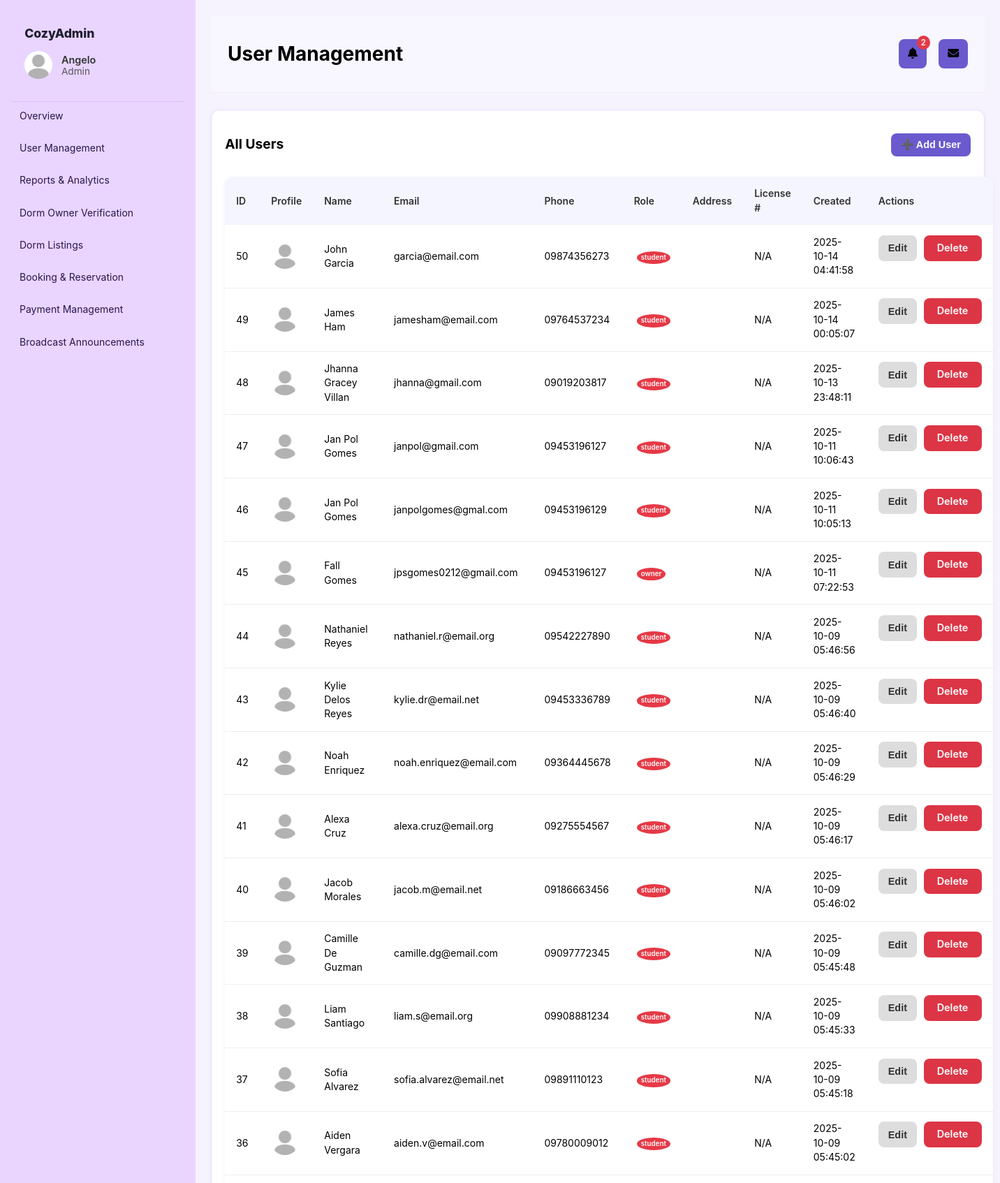
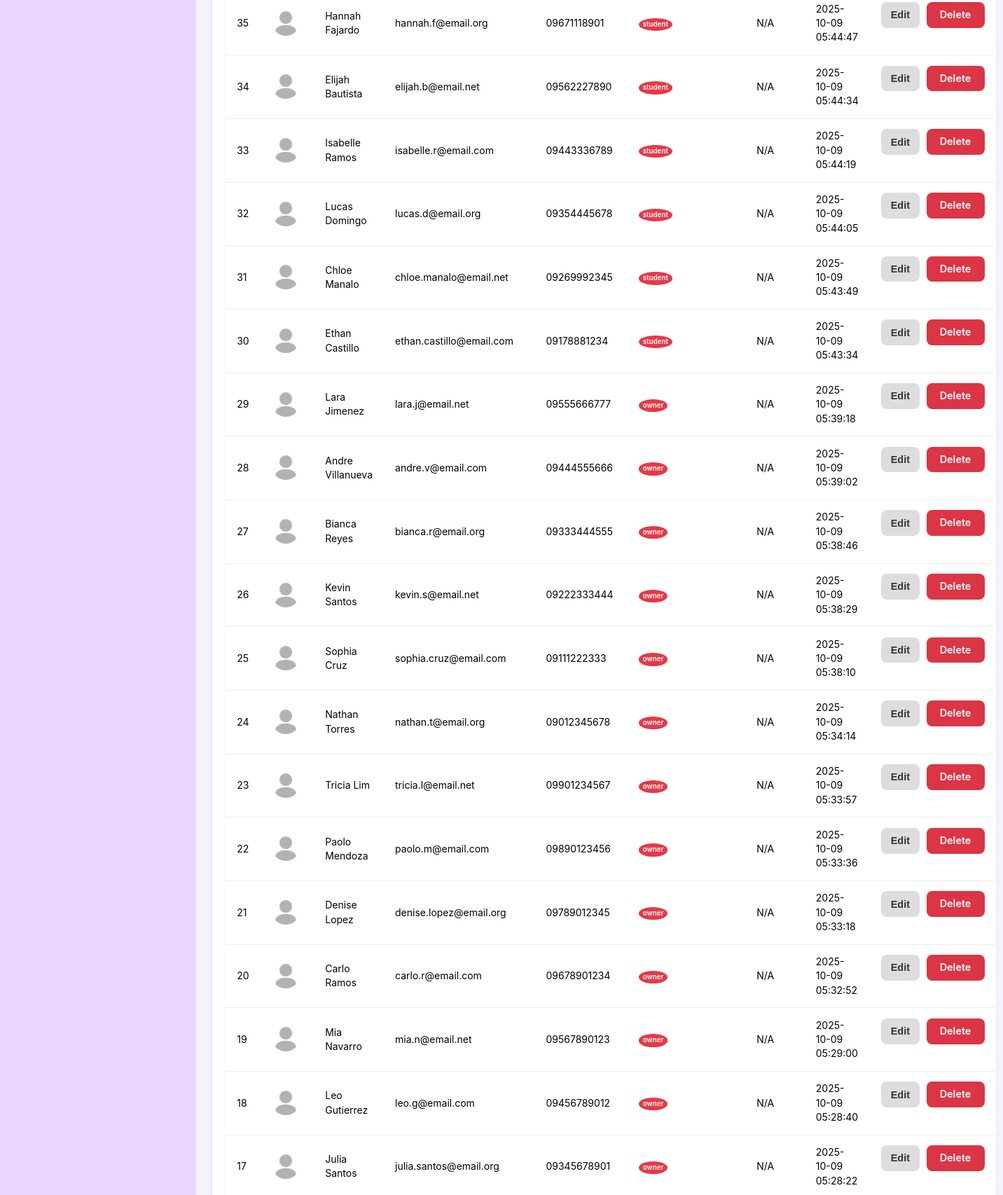
/Main/modules/user_management.php (signed in, upper part), run on the app's committed database (2 pictures, top to bottom).
### tables this page shows
CREATE TABLE `users` (
  `user_id` int(11) NOT NULL,
  `name` varchar(100) NOT NULL,
  `address` varchar(255) DEFAULT NULL,
  `email` varchar(150) NOT NULL,
  `password` varchar(255) NOT NULL,
  `role` enum('admin','owner','student') NOT NULL DEFAULT 'student',
  `created_at` timestamp NOT NULL DEFAULT current_timestamp(),
  `verified` tinyint(1) NOT NULL DEFAULT 0 COMMENT '0 = Pending, 1 = Verified, -1 = Rejected',
  `phone` varchar(20) DEFAULT NULL,
  `license_no` varchar(100) DEFAULT NULL,
  `profile_pic` varchar(255) DEFAULT NULL,
  `id_document` varchar(255) DEFAULT NULL
);

### Main/auth.php (called while the page is built, shortened)
<?php
function current_user() {
    return $_SESSION['user'] ?? null;
}

### Main/modules/user_management.php (the view, shortened to what this page needs)
<?php
require_once __DIR__ . '/../auth.php';
$users = $pdo->query("
    SELECT user_id, name, email, role, address, phone, license_no, profile_pic, id_document, verified, created_at
    FROM users
    ORDER BY created_at DESC
")->fetchAll();
$page_title = "User Management";
require_once __DIR__ . '/../partials/header.php';
?>
<div class="card">
  <div class="header-row">
    <h2>All Users</h2>
    <button class="btn-primary" onclick="openCreate()">➕ Add User</button>
  </div>
  <table>
    <thead>
      <tr>
        <th>ID</th>
        <th>Profile</th>
        <th>Name</th>
        <th>Email</th>
        <th>Phone</th>
        <th>Role</th>
        <th>Address</th>
        <th>License #</th>
        <th>Created</th>
        <th>Actions</th>
      </tr>
    </thead>
    <tbody>
      <?php foreach ($users as $u): ?>
        <tr>
          <td><?=$u['user_id']?></td>
          <td>
            <?php if ($u['profile_pic']): ?>
              <img src="<?=$u['profile_pic']?>" alt="profile" style="width:40px;height:40px;border-radius:50%;">
            <?php else: ?>
              <img src="/assets/default_profile.jpg" alt="default" style="width:40px;height:40px;border-radius:50%;">
            <?php endif; ?>
          </td>
          <td><?=$u['name']?></td>
          <td><?=$u['email']?></td>
          <td><?=$u['phone']?></td>
          <td><span class="badge"><?=$u['role']?></span></td>
          <td><?=htmlspecialchars($u['address'])?></td>
          <td><?=!empty($u['license_no']) ? htmlspecialchars($u['license_no']) : 'N/A'?></td>
          <td><?=$u['created_at']?></td>
          <td class="actions">
            <button class="btn-secondary"
              onclick="openEdit(<?=$u['user_id']?>,'<?=htmlspecialchars($u['name'],ENT_QUOTES)?>','<?=htmlspecialchars($u['email'],ENT_QUOTES)?>','<?=$u['role']?>','<?=htmlspecialchars($u['address'],ENT_QUOTES)?>','<?=htmlspecialchars($u['license_no'],ENT_QUOTES)?>','<?=htmlspecialchars($u['phone'],ENT_QUOTES)?>')">
              Edit
            </button>
            <a class="btn" style="background:#dc3545" href="?delete=<?=$u['user_id']?>" onclick="return confirm('Delete this user?')">Delete</a>
          </td>
        </tr>
      <?php endforeach; ?>
    </tbody>
  </table>
</div>
<?php require_once __DIR__ . '/../partials/footer.php'; ?>

### Main/partials/header.php (shortened to what this page needs)
<?php
require_once __DIR__ . '/../auth.php';
$user = current_user();
require_once __DIR__ . '/../config.php';
$unread_announcements = 0;
if ($user && isset($user['user_id'])) {
    $stmt = $pdo->prepare("
        SELECT COUNT(*)
        FROM announcements a
        LEFT JOIN announcement_reads ar
          ON a.id = ar.announcement_id AND ar.user_id = ?
        WHERE ar.read_at IS NULL
          AND (
            a.audience = 'All Hosts'
            OR (a.audience = 'Students' AND ? = 'student')
            OR (a.audience IN ('Verified Owners','Pending Owners','All Hosts') AND ? = 'owner')
          )
    ");
    $stmt->execute([$user['user_id'], $user['role'], $user['role']]);
    $unread_announcements = (int)$stmt->fetchColumn();
}
$brand_title = "CozyDorms Management";
if ($user['role'] === 'admin') {
    $brand_title = "CozyAdmin";
} elseif ($user['role'] === 'owner') {
    $brand_title = "CozyOwner";
} elseif ($user['role'] === 'student') {
    $brand_title = "CozyTenant";
}
$message_page = "#";
$announcement_page = "#";
if ($user['role'] === 'student') {
    $message_page = "/../modules/student_messages.php";
    $announcement_page = "/../modules/student_announcements.php";
} elseif ($user['role'] === 'owner') {
    $message_page = "/../modules/owner_messages.php";
    $announcement_page = "/../modules/owner_announcements.php";
} elseif ($user['role'] === 'admin') {
    $message_page = "/../modules/messaging.php";
    $announcement_page = "/../modules/announcements.php";
}
?>
<!doctype html>
<html lang="en">
<head>
  <link rel="stylesheet" href="/../assets/style.css">
  <link rel="stylesheet" href="/../assets/modules.css">
  <link rel="stylesheet" href="https://cdnjs.cloudflare.com/ajax/libs/font-awesome/6.5.0/css/all.min.css">
</head>
<body>
  <aside class="sidebar">
    <div class="brand">
      <div class="brand-title"><?= htmlspecialchars($brand_title) ?></div>
      <div class="user-info">
        <?php if (!empty($user['profile_pic'])): ?>
          <img src="<?= htmlspecialchars($user['profile_pic']) ?>" alt="profile">
        <?php else: ?>
          <img src="/assets/default_profile.jpg" alt="default">
        <?php endif; ?>
        <div class="user-details">
          <div class="name"><?= htmlspecialchars($user['name']) ?></div>
          <div class="role"><?= htmlspecialchars(ucfirst($user['role'])) ?></div>
        </div>
      </div>
    </div>
    <hr class="sidebar-separator">
    <nav>
      <?php if ($user['role'] === 'admin'): ?>
        <a href="/../dashboard.php">Overview</a>
        <a href="/../modules/user_management.php">User Management</a>
        <a href="/../modules/reports.php">Reports & Analytics</a>
        <a href="/../modules/owner_verification.php">Dorm Owner Verification</a>
        <a href="/../modules/dorm_listings.php">Dorm Listings</a>
        <a href="/../modules/booking_oversight.php">Booking & Reservation</a>
        <a href="/../modules/admin_payments.php">Payment Management</a>
        <a href="/../modules/announcements.php">Broadcast Announcements</a>
      <?php endif; ?>
    </nav>
  </aside>
  <main class="main">
    <header class="topbar">
      <div class="page-title">
        <?php if (isset($page_title)): ?>
          <h1><?= htmlspecialchars($page_title) ?></h1>
        <?php endif; ?>
      </div>
      <div class="header-actions">
        <a href="<?= $announcement_page ?>" class="btn-icon">
          <i class="fa fa-bell"></i>
          <?php if ($unread_announcements > 0): ?>
            <span class="badge"><?= $unread_announcements ?></span>
          <?php endif; ?>
        </a>
        <a href="<?= $message_page ?>" class="btn-icon">
          <i class="fa fa-envelope"></i>
        </a>
      </div>
    </header>

### CAPSTONE (Sprint 1)/assets/style.css (style rules this page uses)
:root { --bg:#f6f3ff; --panel:#fff; --ink:#1f1147; --muted:#7a68b8; --primary:#8b5cf6; --primary-2:#a78bfa; --border:#eadcff; }
* { box-sizing:border-box }
body { margin:0;font:14px/1.45 Inter,system-ui,Segoe UI,Arial }
a { color:inherit;text-decoration:none }
.sidebar { position:fixed;inset:0 auto 0 0;width:280px;background:#e9d5ff;color:#2a174d;padding:16px;display:flex;flex-direction:column }
.sidebar .brand { font-weight:800;font-size:18px;margin-bottom:12px }
.sidebar nav { display:grid;gap:6px;overflow:auto;padding-right:6px }
.sidebar nav a { padding:10px 12px;border-radius:10px;color:#2a174d }
.main { margin-left:280px;background:var(--bg);min-height:100vh;padding:22px }
.card { background:var(--panel);border:1px solid var(--border);border-radius:16px;padding:18px }
.btn-primary { background: #7b2cbf; color: #fff; padding: 12px 16px; border: none; border-radius: 8px; cursor: pointer; font-weight: 600; transition: 0.2s ease; }
.card { background: #fff; padding: 1rem; border-radius: 10px; box-shadow: 0 2px 6px rgba(0,0,0,0.05); }

### CAPSTONE (Sprint 1)/assets/modules.css (style rules this page uses)
.card { background: #fff; border-radius: 12px; padding: 1.2rem; box-shadow: 0 2px 8px rgba(0,0,0,0.05); }
.card h2 { font-size: 1.2rem; margin-bottom: 1rem; }
table { width: 100%; border-collapse: collapse; margin-top: 1rem; }
thead { background: #f9f9f9; }
thead th { text-align: left; padding: 0.8rem; font-weight: 600; }
tbody tr { border-bottom: 1px solid #eee; }
tbody td { padding: 0.8rem; vertical-align: middle; }
.badge { display: inline-block; padding: 0.3rem 0.6rem; border-radius: 12px; font-size: 0.8rem; font-weight: 600; margin-left: 0.3rem; }
.btn { background: #4A3AFF; color: #fff; padding: 0.5rem 1rem; border: none; border-radius: 8px; font-size: 0.9rem; cursor: pointer; transition: background 0.2s; }
.actions { display: flex; gap: 0.6rem; }
.btn-secondary { background: #e9ecef; color: #333; }
table { width: 100%; border-collapse: collapse; margin-top: 1rem; background: #fff; border-radius: 12px; overflow: hidden; box-shadow: 0 1px 6px rgba(0,0,0,0.05); }
thead { background: #f5f5ff; }
thead th { text-align: left; padding: 0.9rem 1rem; font-weight: 600; color: #333; }
tbody tr { border-bottom: 1px solid #eee; transition: background 0.2s; }
tbody td { padding: 0.9rem 1rem; vertical-align: middle; }
button, .btn { background: #4A3AFF; color: #fff; padding: 0.5rem 1.2rem; border: none; border-radius: 8px; font-size: 0.9rem; cursor: pointer; font-weight: 600; transition: background 0.2s ease; }
.badge { padding: 0.35rem 0.7rem; border-radius: 999px; font-size: 0.75rem; font-weight: 600; }
.topbar { display: flex; justify-content: space-between; align-items: center; padding: 1rem 1.5rem; background: #f8f7ff; border-bottom: 1px solid #eee; }
.header-actions { display: flex; gap: 0.6rem; }
.btn-icon { background: #6a5acd; border: none; color: #fff; padding: 0.6rem 0.8rem; border-radius: 8px; cursor: pointer; font-size: 1rem; }

### Main/partials/header.php (style rules this page uses)
.badge { display:inline-block; background:#e63946; color:#fff; border-radius:50%; font-size:0.7em; padding:2px 6px; margin-left:4px; }
.btn-icon { position: relative; margin-left: 8px; color: inherit; text-decoration: none; }
.btn-icon .badge { position: absolute; top: -5px; right: -5px; }
.brand { padding: 1.2rem; background: #e9d5ff; text-align: left; font-weight: 700; color: #1e1e2f; }
.brand-title { font-size: 1.1rem; margin-bottom: 0.8rem; }
.user-info { display: flex; align-items: center; gap: 0.8rem; }
.user-info img { width: 40px; height: 40px; border-radius: 50%; object-fit: cover; }
.user-details { display: flex; flex-direction: column; font-weight: normal; font-size: 0.9rem; color: #333; line-height: 1.2; }
.user-details .name { font-weight: 600; }
.user-details .role { font-size: 0.85rem; opacity: 0.8; }
.sidebar-separator { border: none; border-top: 1px solid #d0bfff; margin: 0; }

### Main/modules/user_management.php (style rules this page uses)
.header-row { display: flex; justify-content: space-between; align-items: center; margin-bottom: 1rem; }
.btn-primary { background: #6A5ACD; color: #fff; padding: 8px 14px; border: none; border-radius: 8px; cursor: pointer; }
.btn-secondary { background: #ddd; color: #333; padding: 8px 14px; border-radius: 8px; border: none; cursor: pointer; }

### data on the page
users: role "CozyAdmin", name "Angelo", role "Admin"
users: user_id "50", name "John Garcia", email "garcia@email.com", phone "09874356273", role "student", shows "N/A", created_at "2025-10-14 04:41:58"
users: user_id "49", name "James Ham", email "jamesham@email.com", phone "09764537234", role "student", shows "N/A", created_at "2025-10-14 00:05:07"
users: user_id "48", name "Jhanna Gracey Villan", email "jhanna@gmail.com", phone "09019203817", role "student", shows "N/A", created_at "2025-10-13 23:48:11"
users: user_id "47", name "Jan Pol Gomes", email "janpol@gmail.com", phone "09453196127", role "student", shows "N/A", created_at "2025-10-11 10:06:43"
users: user_id "46", name "Jan Pol Gomes", email "janpolgomes@gmal.com", phone "09453196129", role "student", shows "N/A", created_at "2025-10-11 10:05:13"
users: user_id "45", name "Fall Gomes", email "jpsgomes0212@gmail.com", phone "09453196127", role "owner", shows "N/A", created_at "2025-10-11 07:22:53"
users: user_id "44", name "Nathaniel Reyes", email "nathaniel.r@email.org", phone "09542227890", role "student", shows "N/A", created_at "2025-10-09 05:46:56"
users: user_id "43", name "Kylie Delos Reyes", email "kylie.dr@email.net", phone "09453336789", role "student", shows "N/A", created_at "2025-10-09 05:46:40"
users: user_id "42", name "Noah Enriquez", email "noah.enriquez@email.com", phone "09364445678", role "student", shows "N/A", created_at "2025-10-09 05:46:29"
users: user_id "41", name "Alexa Cruz", email "alexa.cruz@email.org", phone "09275554567", role "student", shows "N/A", created_at "2025-10-09 05:46:17"
users: user_id "40", name "Jacob Morales", email "jacob.m@email.net", phone "09186663456", role "student", shows "N/A", created_at "2025-10-09 05:46:02"
users: user_id "39", name "Camille De Guzman", email "camille.dg@email.com", phone "09097772345", role "student", shows "N/A", created_at "2025-10-09 05:45:48"
users: user_id "38", name "Liam Santiago", email "liam.s@email.org", phone "09908881234", role "student", shows "N/A", created_at "2025-10-09 05:45:33"
users: user_id "37", name "Sofia Alvarez", email "sofia.alvarez@email.net", phone "09891110123", role "student", shows "N/A", created_at "2025-10-09 05:45:18"
users: user_id "36", name "Aiden Vergara", email "aiden.v@email.com", phone "09780009012", role "student", shows "N/A", created_at "2025-10-09 05:45:02"
users: user_id "35", name "Hannah Fajardo", email "hannah.f@email.org", phone "09671118901", role "student", shows "N/A", created_at "2025-10-09 05:44:47"
users: user_id "34", name "Elijah Bautista", email "elijah.b@email.net", phone "09562227890", role "student", shows "N/A", created_at "2025-10-09 05:44:34"
users: user_id "33", name "Isabelle Ramos", email "isabelle.r@email.com", phone "09443336789", role "student", shows "N/A", created_at "2025-10-09 05:44:19"
users: user_id "32", name "Lucas Domingo", email "lucas.d@email.org", phone "09354445678", role "student", shows "N/A", created_at "2025-10-09 05:44:05"
users: user_id "31", name "Chloe Manalo", email "chloe.manalo@email.net", phone "09269992345", role "student", shows "N/A", created_at "2025-10-09 05:43:49"
users: user_id "30", name "Ethan Castillo", email "ethan.castillo@email.com", phone "09178881234", role "student", shows "N/A", created_at "2025-10-09 05:43:34"
users: user_id "29", name "Lara Jimenez", email "lara.j@email.net", phone "09555666777", role "owner", shows "N/A", created_at "2025-10-09 05:39:18"
users: user_id "28", name "Andre Villanueva", email "andre.v@email.com", phone "09444555666", role "owner", shows "N/A", created_at "2025-10-09 05:39:02"
users: user_id "27", name "Bianca Reyes", email "bianca.r@email.org", phone "09333444555", role "owner", shows "N/A", created_at "2025-10-09 05:38:46"
users: user_id "26", name "Kevin Santos", email "kevin.s@email.net", phone "09222333444", role "owner", shows "N/A", created_at "2025-10-09 05:38:29"
users: user_id "25", name "Sophia Cruz", email "sophia.cruz@email.com", phone "09111222333", role "owner", shows "N/A", created_at "2025-10-09 05:38:10"
users: user_id "24", name "Nathan Torres", email "nathan.t@email.org", phone "09012345678", role "owner", shows "N/A", created_at "2025-10-09 05:34:14"
users: user_id "23", name "Tricia Lim", email "tricia.l@email.net", phone "09901234567", role "owner", shows "N/A", created_at "2025-10-09 05:33:57"
users: user_id "22", name "Paolo Mendoza", email "paolo.m@email.com", phone "09890123456", role "owner", shows "N/A", created_at "2025-10-09 05:33:36"
users: user_id "21", name "Denise Lopez", email "denise.lopez@email.org", phone "09789012345", role "owner", shows "N/A", created_at "2025-10-09 05:33:18"
users: user_id "20", name "Carlo Ramos", email "carlo.r@email.com", phone "09678901234", role "owner", shows "N/A", created_at "2025-10-09 05:32:52"
users: user_id "19", name "Mia Navarro", email "mia.n@email.net", phone "09567890123", role "owner", shows "N/A", created_at "2025-10-09 05:29:00"
users: user_id "18", name "Leo Gutierrez", email "leo.g@email.com", phone "09456789012", role "owner", license_no "N/A", created_at "2025-10-09 05:28:40"
users: user_id "17", name "Julia Santos", email "julia.santos@email.org", phone "09345678901", role "owner", shows "N/A", created_at "2025-10-09 05:28:22"

### other printed values
$page_title "User Management"
$unread_announcements "2"
